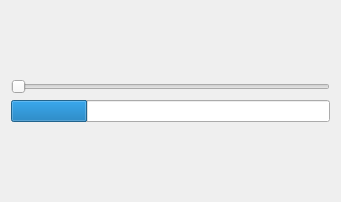
<?xml version="1.0" encoding="UTF-8"?>
<ui version="4.0">
 <class>Dialog</class>
 <widget class="QDialog" name="Dialog">
  <property name="geometry">
   <rect>
    <x>0</x>
    <y>0</y>
    <width>341</width>
    <height>202</height>
   </rect>
  </property>
  <property name="windowTitle">
   <string>Dialog</string>
  </property>
  <layout class="QVBoxLayout" name="verticalLayout_2">
   <item>
    <layout class="QVBoxLayout" name="verticalLayout">
     <item>
      <widget class="QSlider" name="horizontalSlider">
       <property name="orientation">
        <enum>Qt::Horizontal</enum>
       </property>
      </widget>
     </item>
     <item>
      <widget class="QProgressBar" name="progressBar">
       <property name="value">
        <number>24</number>
       </property>
       <property name="textVisible">
        <bool>false</bool>
       </property>
      </widget>
     </item>
    </layout>
   </item>
  </layout>
 </widget>
 <layoutdefault spacing="6" margin="11"/>
 <resources/>
 <connections>
  <connection>
   <sender>horizontalSlider</sender>
   <signal>valueChanged(int)</signal>
   <receiver>progressBar</receiver>
   <slot>setValue(int)</slot>
   <hints>
    <hint type="sourcelabel">
     <x>178</x>
     <y>117</y>
    </hint>
    <hint type="destinationlabel">
     <x>185</x>
     <y>151</y>
    </hint>
   </hints>
  </connection>
 </connections>
</ui>
